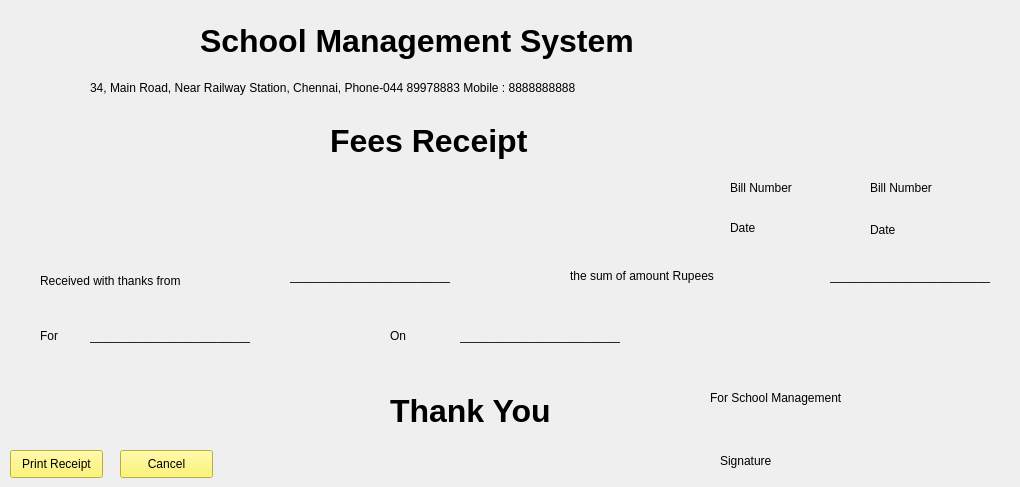
    <widget class="QWidget" name="tab_9">
     <attribute name="title">
      <string>Print Receipt</string>
     </attribute>
     <widget class="QLabel" name="label_423">
      <property name="geometry">
       <rect>
        <x>200</x>
        <y>20</y>
        <width>581</width>
        <height>41</height>
       </rect>
      </property>
      <property name="font">
       <font>
        <pointsize>24</pointsize>
        <weight>75</weight>
        <bold>true</bold>
       </font>
      </property>
      <property name="text">
       <string>School Management System</string>
      </property>
     </widget>
     <widget class="QLabel" name="label_74">
      <property name="geometry">
       <rect>
        <x>90</x>
        <y>80</y>
        <width>811</width>
        <height>16</height>
       </rect>
      </property>
      <property name="styleSheet">
       <string notr="true">font: 12pt &quot;MS Shell Dlg 2&quot;;</string>
      </property>
      <property name="text">
       <string>34, Main Road, Near Railway Station, Chennai, Phone-044 89978883 Mobile : 8888888888</string>
      </property>
     </widget>
     <widget class="QLabel" name="label_424">
      <property name="geometry">
       <rect>
        <x>330</x>
        <y>120</y>
        <width>271</width>
        <height>41</height>
       </rect>
      </property>
      <property name="font">
       <font>
        <pointsize>24</pointsize>
        <weight>75</weight>
        <bold>true</bold>
       </font>
      </property>
      <property name="text">
       <string>Fees Receipt</string>
      </property>
     </widget>
     <widget class="QLabel" name="label_75">
      <property name="geometry">
       <rect>
        <x>730</x>
        <y>180</y>
        <width>101</width>
        <height>16</height>
       </rect>
      </property>
      <property name="styleSheet">
       <string notr="true">font: 12pt &quot;MS Shell Dlg 2&quot;;</string>
      </property>
      <property name="text">
       <string>Bill Number</string>
      </property>
     </widget>
     <widget class="QLabel" name="label_76">
      <property name="geometry">
       <rect>
        <x>870</x>
        <y>180</y>
        <width>101</width>
        <height>16</height>
       </rect>
      </property>
      <property name="styleSheet">
       <string notr="true">font: 12pt &quot;MS Shell Dlg 2&quot;;</string>
      </property>
      <property name="text">
       <string>Bill Number</string>
      </property>
     </widget>
     <widget class="QLabel" name="label_77">
      <property name="geometry">
       <rect>
        <x>730</x>
        <y>220</y>
        <width>51</width>
        <height>16</height>
       </rect>
      </property>
      <property name="styleSheet">
       <string notr="true">font: 12pt &quot;MS Shell Dlg 2&quot;;</string>
      </property>
      <property name="text">
       <string>Date</string>
      </property>
     </widget>
     <widget class="QLabel" name="label_78">
      <property name="geometry">
       <rect>
        <x>870</x>
        <y>220</y>
        <width>51</width>
        <height>20</height>
       </rect>
      </property>
      <property name="styleSheet">
       <string notr="true">font: 12pt &quot;MS Shell Dlg 2&quot;;</string>
      </property>
      <property name="text">
       <string>Date</string>
      </property>
     </widget>
     <widget class="QLabel" name="label_79">
      <property name="geometry">
       <rect>
        <x>40</x>
        <y>265</y>
        <width>241</width>
        <height>31</height>
       </rect>
      </property>
      <property name="styleSheet">
       <string notr="true">font: 12pt &quot;MS Shell Dlg 2&quot;;</string>
      </property>
      <property name="text">
       <string>Received with thanks from</string>
      </property>
     </widget>
     <widget class="QLabel" name="label_80">
      <property name="geometry">
       <rect>
        <x>290</x>
        <y>260</y>
        <width>271</width>
        <height>31</height>
       </rect>
      </property>
      <property name="styleSheet">
       <string notr="true">font: 12pt &quot;MS Shell Dlg 2&quot;;</string>
      </property>
      <property name="text">
       <string>________________________</string>
      </property>
     </widget>
     <widget class="QLabel" name="label_81">
      <property name="geometry">
       <rect>
        <x>570</x>
        <y>260</y>
        <width>251</width>
        <height>31</height>
       </rect>
      </property>
      <property name="styleSheet">
       <string notr="true">font: 12pt &quot;MS Shell Dlg 2&quot;;</string>
      </property>
      <property name="text">
       <string>the sum of amount Rupees</string>
      </property>
     </widget>
     <widget class="QLabel" name="label_82">
      <property name="geometry">
       <rect>
        <x>830</x>
        <y>260</y>
        <width>181</width>
        <height>31</height>
       </rect>
      </property>
      <property name="styleSheet">
       <string notr="true">font: 12pt &quot;MS Shell Dlg 2&quot;;</string>
      </property>
      <property name="text">
       <string>________________________</string>
      </property>
     </widget>
     <widget class="QLabel" name="label_83">
      <property name="geometry">
       <rect>
        <x>40</x>
        <y>320</y>
        <width>31</width>
        <height>31</height>
       </rect>
      </property>
      <property name="styleSheet">
       <string notr="true">font: 12pt &quot;MS Shell Dlg 2&quot;;</string>
      </property>
      <property name="text">
       <string>For</string>
      </property>
     </widget>
     <widget class="QLabel" name="label_84">
      <property name="geometry">
       <rect>
        <x>90</x>
        <y>320</y>
        <width>271</width>
        <height>31</height>
       </rect>
      </property>
      <property name="styleSheet">
       <string notr="true">font: 12pt &quot;MS Shell Dlg 2&quot;;</string>
      </property>
      <property name="text">
       <string>________________________</string>
      </property>
     </widget>
     <widget class="QLabel" name="label_97">
      <property name="geometry">
       <rect>
        <x>460</x>
        <y>320</y>
        <width>271</width>
        <height>31</height>
       </rect>
      </property>
      <property name="styleSheet">
       <string notr="true">font: 12pt &quot;MS Shell Dlg 2&quot;;</string>
      </property>
      <property name="text">
       <string>________________________</string>
      </property>
     </widget>
     <widget class="QLabel" name="label_98">
      <property name="geometry">
       <rect>
        <x>390</x>
        <y>320</y>
        <width>31</width>
        <height>31</height>
       </rect>
      </property>
      <property name="styleSheet">
       <string notr="true">font: 12pt &quot;MS Shell Dlg 2&quot;;</string>
      </property>
      <property name="text">
       <string>On</string>
      </property>
     </widget>
     <widget class="QLabel" name="label_425">
      <property name="geometry">
       <rect>
        <x>390</x>
        <y>390</y>
        <width>221</width>
        <height>41</height>
       </rect>
      </property>
      <property name="font">
       <font>
        <pointsize>24</pointsize>
        <weight>75</weight>
        <bold>true</bold>
       </font>
      </property>
      <property name="text">
       <string>Thank You</string>
      </property>
     </widget>
     <widget class="QLabel" name="label_99">
      <property name="geometry">
       <rect>
        <x>710</x>
        <y>390</y>
        <width>221</width>
        <height>16</height>
       </rect>
      </property>
      <property name="styleSheet">
       <string notr="true">font: 12pt &quot;MS Shell Dlg 2&quot;;</string>
      </property>
      <property name="text">
       <string>For School Management</string>
      </property>
     </widget>
     <widget class="QLabel" name="label_100">
      <property name="geometry">
       <rect>
        <x>720</x>
        <y>450</y>
        <width>91</width>
        <height>21</height>
       </rect>
      </property>
      <property name="styleSheet">
       <string notr="true">font: 12pt &quot;MS Shell Dlg 2&quot;;</string>
      </property>
      <property name="text">
       <string>Signature</string>
      </property>
     </widget>
     <widget class="QPushButton" name="pushButton_9">
      <property name="geometry">
       <rect>
        <x>10</x>
        <y>450</y>
        <width>93</width>
        <height>28</height>
       </rect>
      </property>
      <property name="styleSheet">
       <string notr="true">background-color: rgb(255, 244, 78);</string>
      </property>
      <property name="text">
       <string>Print Receipt</string>
      </property>
     </widget>
     <widget class="QPushButton" name="pushButton_10">
      <property name="geometry">
       <rect>
        <x>120</x>
        <y>450</y>
        <width>93</width>
        <height>28</height>
       </rect>
      </property>
      <property name="styleSheet">
       <string notr="true">background-color: rgb(255, 244, 78);</string>
      </property>
      <property name="text">
       <string>Cancel</string>
      </property>
     </widget>
    </widget>
